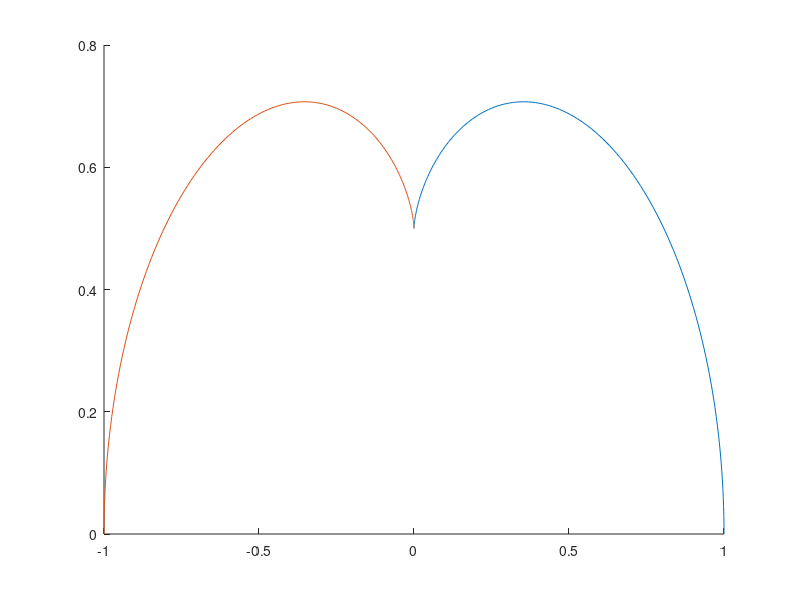

MATLAB code to generate this figure: (Note: this script raises an error after producing the figure.)
% Initialize
clear,clc,close all
format LONG

% Date 23/9-14

phi = 0:0.01:pi/2;

figure(1)
x = @(a) cos(a).^3;
y = @(a) 1.5.*sin(a)-sin(a).^3;
hold all
plot(x(phi),y(phi))
plot(-x(phi),y(phi))

[cx,cy] = createcircle([0,0], 1);
plot(cx,cy);

t = linspace(0,1)';
Points = [1,0;1,0.73;0.12,0.89;0,0.5];
res = bezier(t,Points);
plot(res(:,1),res(:,2));
plot(-res(:,1),res(:,2));

mouthPoints = [-0.6,-0.6;-0.3,-0.8;0.3,-0.8;0.6,-0.6];
t2 = linspace(0,1)';
mouth = bezier(t2,mouthPoints);
plot(mouth(:,1),mouth(:,2));


[eyex1, eyey1] = createcircle([0.5 0.2], 0.15);
[pupilx1, pupily1] = createcircle([0.5 0.2], 0.03);
plot(eyex1, eyey1);
plot(pupilx1,pupily1);
[eyex2, eyey2] = createcircle([-0.5 0.2], 0.15);
[pupilx2, pupily2] = createcircle([-0.5 0.2], 0.03);
plot(eyex2, eyey2);
plot(pupilx2,pupily2);
title('Alien');

